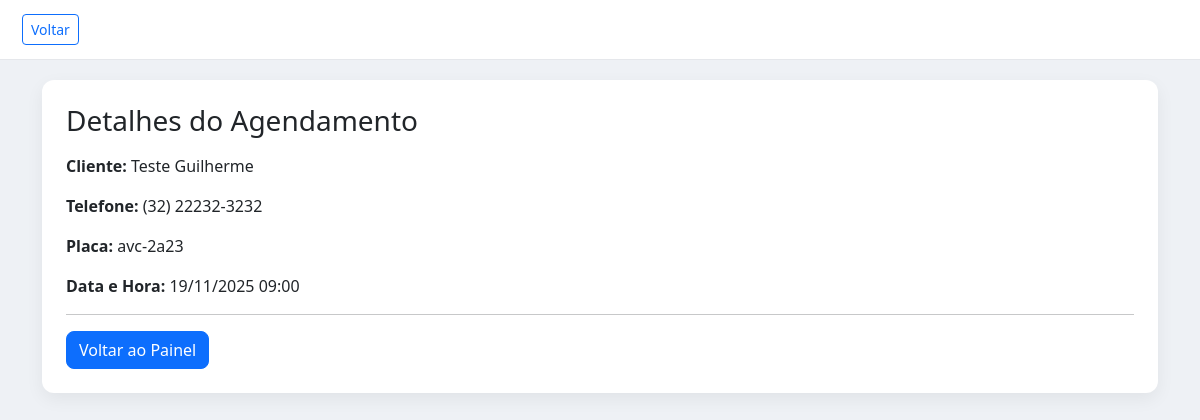
The page /admin/appointment/5 (signed in) on the database its author committed.
### src/models/customer.py (models this page shows, shortened)
class Customer(db.Model):
    __tablename__ = 'customers'
    id = db.Column(db.Integer, primary_key=True)
    name = db.Column(db.String(100), nullable=False)
    phone = db.Column(db.String(20), nullable=False)
    vehicles = db.relationship('Vehicle', backref='customer', lazy=True, cascade='all, delete-orphan')
    appointments = db.relationship('Appointment', backref='customer', lazy=True, cascade='all, delete-orphan')

### src/models/vehicle.py (models this page shows, shortened)
class Vehicle(db.Model):
    __tablename__ = 'vehicles'
    id = db.Column(db.Integer, primary_key=True)
    plate = db.Column(db.String(10), nullable=False, unique=True)
    type = db.Column(db.String(50), nullable=False)
    customer_id = db.Column(db.Integer, db.ForeignKey('customers.id'), nullable=False)
    appointments = db.relationship('Appointment', backref='vehicle', lazy=True, cascade='all, delete-orphan')

### src/models/appointment.py (models this page shows, shortened)
class Appointment(db.Model):
    __tablename__ = 'appointments'
    id = db.Column(db.Integer, primary_key=True)
    date_time = db.Column(db.DateTime, nullable=False)
    customer_id = db.Column(db.Integer, db.ForeignKey('customers.id'), nullable=False)
    vehicle_id = db.Column(db.Integer, db.ForeignKey('vehicles.id'), nullable=False)

### src/routes/admin_routes.py (the view)
@admin_bp.route("/appointment/<int:appointment_id>")
@login_required
def appointment_detail(appointment_id):
    appointment = Appointment.query.get_or_404(appointment_id)
    return render_template("admin/appointment_detail.html", appointment=appointment)

### src/templates/admin/appointment_detail.html (shortened to what this page needs)
<!DOCTYPE html>
<html lang="pt-BR">
<head>
    <link href="https://cdn.jsdelivr.net/npm/bootstrap@5.3.2/dist/css/bootstrap.min.css" rel="stylesheet">
    <link rel="stylesheet" href="{{ url_for('static', filename='css/admin.css') }}">
</head>
<body>
<div class="admin-header">
    <a href="{{ url_for('admin.dashboard') }}" class="btn btn-outline-primary btn-sm">Voltar</a>
</div>
<div class="container mt-3">
    <div class="admin-card p-4 bg-white">
        <h3 class="mb-3">Detalhes do Agendamento</h3>
        <p><strong>Cliente:</strong> {{ appointment.customer.name }}</p>
        <p><strong>Telefone:</strong> {{ appointment.customer.phone }}</p>
        <p><strong>Placa:</strong> {{ appointment.vehicle.plate }}</p>
        <p><strong>Data e Hora:</strong>
            {{ appointment.date_time.strftime("%d/%m/%Y %H:%M") }}
        </p>
        <hr>
        <a href="{{ url_for('admin.dashboard') }}" class="btn btn-primary">Voltar ao Painel</a>
    </div>
</div>
</body>
</html>

### src/static/css/admin.css (style rules this page uses)
body { background: #eef1f5; }
.admin-card { border-radius: 12px; box-shadow: 0 6px 18px rgba(0,0,0,0.06); }
.btn-primary { border-radius: 8px; }
.admin-header { background: white; padding: 14px 22px; border-bottom: 1px solid #e5e7eb; margin-bottom: 20px; }

### rows shown on the page
Customer: customer.name "Teste Guilherme", customer.phone "(32) 22232-3232"
Vehicle: vehicle.plate "avc-2a23"
Appointment: date_time "19/11/2025 09:00"
